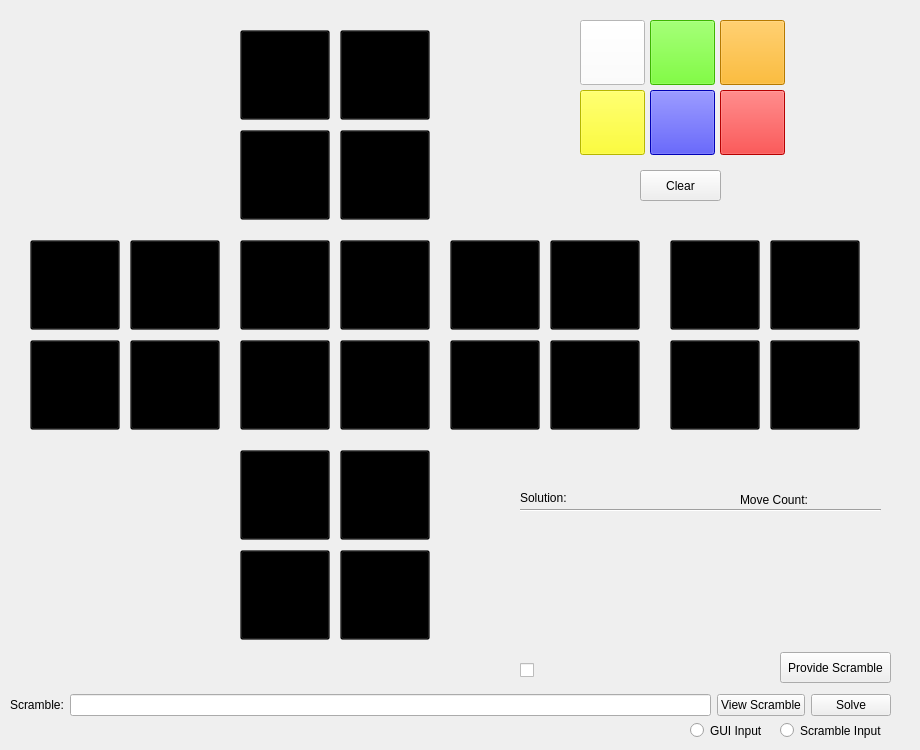
    <widget class="QWidget" name="tab2x2">
     <attribute name="title">
      <string>2x2</string>
     </attribute>
     <widget class="QPushButton" name="w0_2">
      <property name="geometry">
       <rect>
        <x>240</x>
        <y>30</y>
        <width>90</width>
        <height>90</height>
       </rect>
      </property>
      <property name="styleSheet">
       <string notr="true">background-color: rgb(0, 0, 0);
background-color: rgba(0, 0, 0, 50);</string>
      </property>
      <property name="text">
       <string/>
      </property>
     </widget>
     <widget class="QPushButton" name="w1_2">
      <property name="geometry">
       <rect>
        <x>340</x>
        <y>30</y>
        <width>90</width>
        <height>90</height>
       </rect>
      </property>
      <property name="styleSheet">
       <string notr="true">background-color: rgb(0, 0, 0);
background-color: rgba(0, 0, 0, 50);</string>
      </property>
      <property name="text">
       <string/>
      </property>
     </widget>
     <widget class="QPushButton" name="w2_2">
      <property name="geometry">
       <rect>
        <x>240</x>
        <y>130</y>
        <width>90</width>
        <height>90</height>
       </rect>
      </property>
      <property name="styleSheet">
       <string notr="true">background-color: rgb(0, 0, 0);
background-color: rgba(0, 0, 0, 50);</string>
      </property>
      <property name="text">
       <string/>
      </property>
     </widget>
     <widget class="QPushButton" name="w3_2">
      <property name="geometry">
       <rect>
        <x>340</x>
        <y>130</y>
        <width>90</width>
        <height>90</height>
       </rect>
      </property>
      <property name="styleSheet">
       <string notr="true">background-color: rgb(0, 0, 0);
background-color: rgba(0, 0, 0, 50);</string>
      </property>
      <property name="text">
       <string/>
      </property>
     </widget>
     <widget class="QPushButton" name="g2_2">
      <property name="geometry">
       <rect>
        <x>240</x>
        <y>340</y>
        <width>90</width>
        <height>90</height>
       </rect>
      </property>
      <property name="styleSheet">
       <string notr="true">background-color: rgb(0, 0, 0);
background-color: rgba(0, 0, 0, 50);</string>
      </property>
      <property name="text">
       <string/>
      </property>
     </widget>
     <widget class="QPushButton" name="g3_2">
      <property name="geometry">
       <rect>
        <x>340</x>
        <y>340</y>
        <width>90</width>
        <height>90</height>
       </rect>
      </property>
      <property name="styleSheet">
       <string notr="true">background-color: rgb(0, 0, 0);
background-color: rgba(0, 0, 0, 50);</string>
      </property>
      <property name="text">
       <string/>
      </property>
     </widget>
     <widget class="QPushButton" name="g0_2">
      <property name="geometry">
       <rect>
        <x>240</x>
        <y>240</y>
        <width>90</width>
        <height>90</height>
       </rect>
      </property>
      <property name="styleSheet">
       <string notr="true">background-color: rgb(0, 0, 0);
background-color: rgba(0, 0, 0, 50);</string>
      </property>
      <property name="text">
       <string/>
      </property>
     </widget>
     <widget class="QPushButton" name="g1_2">
      <property name="geometry">
       <rect>
        <x>340</x>
        <y>240</y>
        <width>90</width>
        <height>90</height>
       </rect>
      </property>
      <property name="styleSheet">
       <string notr="true">background-color: rgb(0, 0, 0);
background-color: rgba(0, 0, 0, 50);</string>
      </property>
      <property name="text">
       <string/>
      </property>
     </widget>
     <widget class="QPushButton" name="o2_2">
      <property name="geometry">
       <rect>
        <x>30</x>
        <y>340</y>
        <width>90</width>
        <height>90</height>
       </rect>
      </property>
      <property name="styleSheet">
       <string notr="true">background-color: rgb(0, 0, 0);
background-color: rgba(0, 0, 0, 50);</string>
      </property>
      <property name="text">
       <string/>
      </property>
     </widget>
     <widget class="QPushButton" name="o3_2">
      <property name="geometry">
       <rect>
        <x>130</x>
        <y>340</y>
        <width>90</width>
        <height>90</height>
       </rect>
      </property>
      <property name="styleSheet">
       <string notr="true">background-color: rgb(0, 0, 0);
background-color: rgba(0, 0, 0, 50);</string>
      </property>
      <property name="text">
       <string/>
      </property>
     </widget>
     <widget class="QPushButton" name="o0_2">
      <property name="geometry">
       <rect>
        <x>30</x>
        <y>240</y>
        <width>90</width>
        <height>90</height>
       </rect>
      </property>
      <property name="styleSheet">
       <string notr="true">background-color: rgb(0, 0, 0);
background-color: rgba(0, 0, 0, 50);</string>
      </property>
      <property name="text">
       <string/>
      </property>
     </widget>
     <widget class="QPushButton" name="o1_2">
      <property name="geometry">
       <rect>
        <x>130</x>
        <y>240</y>
        <width>90</width>
        <height>90</height>
       </rect>
      </property>
      <property name="styleSheet">
       <string notr="true">background-color: rgb(0, 0, 0);
background-color: rgba(0, 0, 0, 50);</string>
      </property>
      <property name="text">
       <string/>
      </property>
     </widget>
     <widget class="QPushButton" name="r2_2">
      <property name="geometry">
       <rect>
        <x>450</x>
        <y>340</y>
        <width>90</width>
        <height>90</height>
       </rect>
      </property>
      <property name="styleSheet">
       <string notr="true">background-color: rgb(0, 0, 0);
background-color: rgba(0, 0, 0, 50);</string>
      </property>
      <property name="text">
       <string/>
      </property>
     </widget>
     <widget class="QPushButton" name="r3_2">
      <property name="geometry">
       <rect>
        <x>550</x>
        <y>340</y>
        <width>90</width>
        <height>90</height>
       </rect>
      </property>
      <property name="styleSheet">
       <string notr="true">background-color: rgb(0, 0, 0);
background-color: rgba(0, 0, 0, 50);</string>
      </property>
      <property name="text">
       <string/>
      </property>
     </widget>
     <widget class="QPushButton" name="r0_2">
      <property name="geometry">
       <rect>
        <x>450</x>
        <y>240</y>
        <width>90</width>
        <height>90</height>
       </rect>
      </property>
      <property name="styleSheet">
       <string notr="true">background-color: rgb(0, 0, 0);
background-color: rgba(0, 0, 0, 50);</string>
      </property>
      <property name="text">
       <string/>
      </property>
     </widget>
     <widget class="QPushButton" name="r1_2">
      <property name="geometry">
       <rect>
        <x>550</x>
        <y>240</y>
        <width>90</width>
        <height>90</height>
       </rect>
      </property>
      <property name="styleSheet">
       <string notr="true">background-color: rgb(0, 0, 0);
background-color: rgba(0, 0, 0, 50);</string>
      </property>
      <property name="text">
       <string/>
      </property>
     </widget>
     <widget class="QPushButton" name="b2_2">
      <property name="geometry">
       <rect>
        <x>670</x>
        <y>340</y>
        <width>90</width>
        <height>90</height>
       </rect>
      </property>
      <property name="styleSheet">
       <string notr="true">background-color: rgb(0, 0, 0);
background-color: rgba(0, 0, 0, 50);</string>
      </property>
      <property name="text">
       <string/>
      </property>
     </widget>
     <widget class="QPushButton" name="b3_2">
      <property name="geometry">
       <rect>
        <x>770</x>
        <y>340</y>
        <width>90</width>
        <height>90</height>
       </rect>
      </property>
      <property name="styleSheet">
       <string notr="true">background-color: rgb(0, 0, 0);
background-color: rgba(0, 0, 0, 50);</string>
      </property>
      <property name="text">
       <string/>
      </property>
     </widget>
     <widget class="QPushButton" name="b0_2">
      <property name="geometry">
       <rect>
        <x>670</x>
        <y>240</y>
        <width>90</width>
        <height>90</height>
       </rect>
      </property>
      <property name="styleSheet">
       <string notr="true">background-color: rgb(0, 0, 0);
background-color: rgba(0, 0, 0, 50);</string>
      </property>
      <property name="text">
       <string/>
      </property>
     </widget>
     <widget class="QPushButton" name="b1_2">
      <property name="geometry">
       <rect>
        <x>770</x>
        <y>240</y>
        <width>90</width>
        <height>90</height>
       </rect>
      </property>
      <property name="styleSheet">
       <string notr="true">background-color: rgb(0, 0, 0);
background-color: rgba(0, 0, 0, 50);</string>
      </property>
      <property name="text">
       <string/>
      </property>
     </widget>
     <widget class="QPushButton" name="y2_2">
      <property name="geometry">
       <rect>
        <x>240</x>
        <y>550</y>
        <width>90</width>
        <height>90</height>
       </rect>
      </property>
      <property name="styleSheet">
       <string notr="true">background-color: rgb(0, 0, 0);
background-color: rgba(0, 0, 0, 50);</string>
      </property>
      <property name="text">
       <string/>
      </property>
     </widget>
     <widget class="QPushButton" name="y3_2">
      <property name="geometry">
       <rect>
        <x>340</x>
        <y>550</y>
        <width>90</width>
        <height>90</height>
       </rect>
      </property>
      <property name="styleSheet">
       <string notr="true">background-color: rgb(0, 0, 0);
background-color: rgba(0, 0, 0, 50);</string>
      </property>
      <property name="text">
       <string/>
      </property>
     </widget>
     <widget class="QPushButton" name="y0_2">
      <property name="geometry">
       <rect>
        <x>240</x>
        <y>450</y>
        <width>90</width>
        <height>90</height>
       </rect>
      </property>
      <property name="styleSheet">
       <string notr="true">background-color: rgb(0, 0, 0);
background-color: rgba(0, 0, 0, 50);</string>
      </property>
      <property name="text">
       <string/>
      </property>
     </widget>
     <widget class="QPushButton" name="y1_2">
      <property name="geometry">
       <rect>
        <x>340</x>
        <y>450</y>
        <width>90</width>
        <height>90</height>
       </rect>
      </property>
      <property name="styleSheet">
       <string notr="true">background-color: rgb(0, 0, 0);
background-color: rgba(0, 0, 0, 50);</string>
      </property>
      <property name="text">
       <string/>
      </property>
     </widget>
     <widget class="QPushButton" name="cg_2">
      <property name="geometry">
       <rect>
        <x>650</x>
        <y>20</y>
        <width>65</width>
        <height>65</height>
       </rect>
      </property>
      <property name="styleSheet">
       <string notr="true">background-color: rgb(85, 255, 0);</string>
      </property>
      <property name="text">
       <string/>
      </property>
     </widget>
     <widget class="Line" name="line_2">
      <property name="geometry">
       <rect>
        <x>520</x>
        <y>490</y>
        <width>361</width>
        <height>41</height>
       </rect>
      </property>
      <property name="orientation">
       <enum>Qt::Horizontal</enum>
      </property>
     </widget>
     <widget class="QPushButton" name="clearButton_2">
      <property name="geometry">
       <rect>
        <x>640</x>
        <y>170</y>
        <width>81</width>
        <height>31</height>
       </rect>
      </property>
      <property name="styleSheet">
       <string notr="true">font: 8pt &quot;MS Shell Dlg 2&quot;;</string>
      </property>
      <property name="text">
       <string>Clear</string>
      </property>
     </widget>
     <widget class="QCheckBox" name="shortSolutionButton_2">
      <property name="geometry">
       <rect>
        <x>520</x>
        <y>660</y>
        <width>261</width>
        <height>21</height>
       </rect>
      </property>
      <property name="text">
       <string/>
      </property>
     </widget>
     <widget class="QRadioButton" name="GUIInputButton_2">
      <property name="geometry">
       <rect>
        <x>690</x>
        <y>720</y>
        <width>81</width>
        <height>21</height>
       </rect>
      </property>
      <property name="styleSheet">
       <string notr="true">font: 8pt &quot;MS Shell Dlg 2&quot;;</string>
      </property>
      <property name="text">
       <string>GUI Input</string>
      </property>
     </widget>
     <widget class="QLabel" name="solutionLabel_2">
      <property name="geometry">
       <rect>
        <x>520</x>
        <y>490</y>
        <width>91</width>
        <height>16</height>
       </rect>
      </property>
      <property name="styleSheet">
       <string notr="true">font: 12pt &quot;MS Shell Dlg 2&quot;;</string>
      </property>
      <property name="text">
       <string>Solution:</string>
      </property>
     </widget>
     <widget class="QWidget" name="layoutWidget_3">
      <property name="geometry">
       <rect>
        <x>10</x>
        <y>690</y>
        <width>881</width>
        <height>30</height>
       </rect>
      </property>
      <layout class="QHBoxLayout" name="horizontalLayout_2">
       <item>
        <widget class="QLabel" name="scrambleLabel_2">
         <property name="text">
          <string>Scramble:</string>
         </property>
        </widget>
       </item>
       <item>
        <widget class="QLineEdit" name="scrambleLineEdit_2"/>
       </item>
       <item>
        <widget class="QPushButton" name="viewScrambleButton_2">
         <property name="styleSheet">
          <string notr="true">font: 8pt &quot;MS Shell Dlg 2&quot;;</string>
         </property>
         <property name="text">
          <string>View Scramble</string>
         </property>
        </widget>
       </item>
       <item>
        <widget class="QPushButton" name="solveButton_2">
         <property name="styleSheet">
          <string notr="true">font: 8pt &quot;MS Shell Dlg 2&quot;;</string>
         </property>
         <property name="text">
          <string>Solve</string>
         </property>
        </widget>
       </item>
      </layout>
     </widget>
     <widget class="QRadioButton" name="scrambleInputButton_2">
      <property name="geometry">
       <rect>
        <x>780</x>
        <y>720</y>
        <width>131</width>
        <height>21</height>
       </rect>
      </property>
      <property name="styleSheet">
       <string notr="true">font: 8pt &quot;MS Shell Dlg 2&quot;;</string>
      </property>
      <property name="text">
       <string>Scramble Input</string>
      </property>
     </widget>
     <widget class="QPushButton" name="cb_2">
      <property name="geometry">
       <rect>
        <x>650</x>
        <y>90</y>
        <width>65</width>
        <height>65</height>
       </rect>
      </property>
      <property name="styleSheet">
       <string notr="true">background-color: rgb(0, 0, 255);</string>
      </property>
      <property name="text">
       <string/>
      </property>
     </widget>
     <widget class="QPushButton" name="co_2">
      <property name="geometry">
       <rect>
        <x>720</x>
        <y>20</y>
        <width>65</width>
        <height>65</height>
       </rect>
      </property>
      <property name="styleSheet">
       <string notr="true">background-color: rgb(255, 170, 0);</string>
      </property>
      <property name="text">
       <string/>
      </property>
     </widget>
     <widget class="QPushButton" name="cy_2">
      <property name="geometry">
       <rect>
        <x>580</x>
        <y>90</y>
        <width>65</width>
        <height>65</height>
       </rect>
      </property>
      <property name="styleSheet">
       <string notr="true">background-color: rgb(255, 255, 0);</string>
      </property>
      <property name="text">
       <string/>
      </property>
     </widget>
     <widget class="QPushButton" name="cr_2">
      <property name="geometry">
       <rect>
        <x>720</x>
        <y>90</y>
        <width>65</width>
        <height>65</height>
       </rect>
      </property>
      <property name="styleSheet">
       <string notr="true">background-color: rgb(255, 0, 0);</string>
      </property>
      <property name="text">
       <string/>
      </property>
     </widget>
     <widget class="QPushButton" name="cwhite_2">
      <property name="geometry">
       <rect>
        <x>580</x>
        <y>20</y>
        <width>65</width>
        <height>65</height>
       </rect>
      </property>
      <property name="styleSheet">
       <string notr="true">background-color: rgb(255, 255, 255);</string>
      </property>
      <property name="text">
       <string/>
      </property>
     </widget>
     <widget class="QLabel" name="moveCountLabel_static_2">
      <property name="geometry">
       <rect>
        <x>740</x>
        <y>490</y>
        <width>121</width>
        <height>20</height>
       </rect>
      </property>
      <property name="styleSheet">
       <string notr="true">font: 12pt &quot;MS Shell Dlg 2&quot;;</string>
      </property>
      <property name="text">
       <string>Move Count:</string>
      </property>
     </widget>
     <widget class="QLabel" name="movesLabel2">
      <property name="geometry">
       <rect>
        <x>520</x>
        <y>520</y>
        <width>361</width>
        <height>131</height>
       </rect>
      </property>
      <property name="text">
       <string/>
      </property>
     </widget>
     <widget class="QLabel" name="moveCountLabel2">
      <property name="geometry">
       <rect>
        <x>860</x>
        <y>490</y>
        <width>21</width>
        <height>16</height>
       </rect>
      </property>
      <property name="text">
       <string/>
      </property>
     </widget>
     <widget class="QPushButton" name="provideScrambleButton_2">
      <property name="geometry">
       <rect>
        <x>780</x>
        <y>652</y>
        <width>111</width>
        <height>31</height>
       </rect>
      </property>
      <property name="styleSheet">
       <string notr="true">font: 8pt &quot;MS Shell Dlg 2&quot;;</string>
      </property>
      <property name="text">
       <string>Provide Scramble</string>
      </property>
     </widget>
    </widget>
